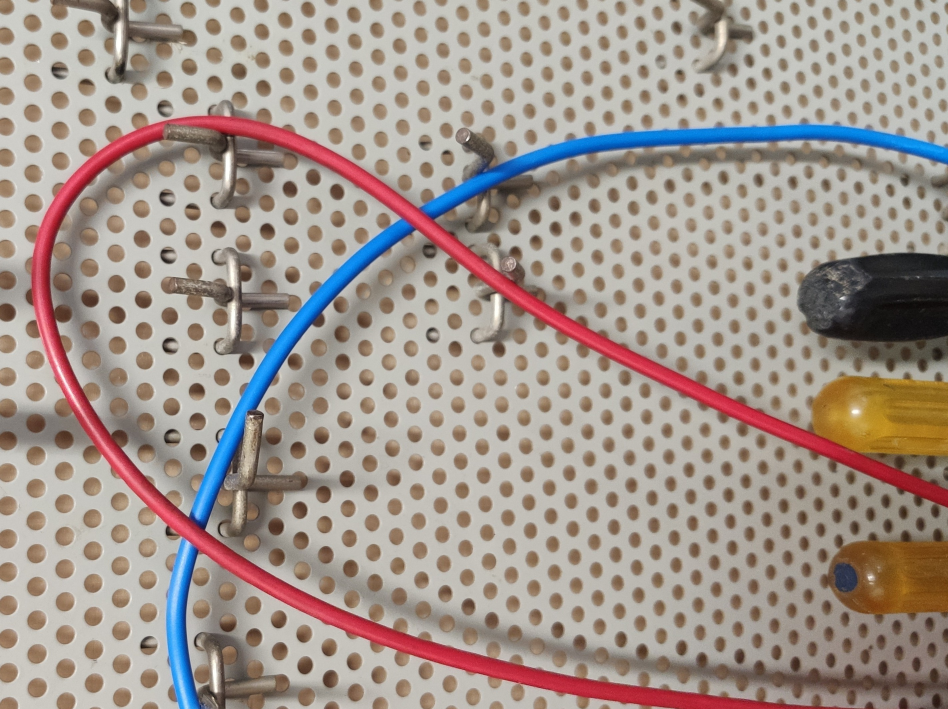
#> input picture test_images/bench_0.jpg, 2844 x 2127 px (shown at 1/3 size)
$ python run_ariadne.py --img_path test_images/bench_0.jpg
#> lines starting #> are read from the running program, lines starting #| are printed output that depends on the picture
### scripts/ariadne.py
import cv2
import torch
import numpy as np
import os
import arrow
from termcolor import cprint

# ariadne
import scripts.core as network
from scripts.utils.dataset import BasicDataset
from scripts.core.tripletnet import TripletNet
from scripts.core.crossnet import CrossNet
from scripts.core.core import Ariadne, AriadnePath
from scripts.core.curvature import CurvatureVonMisesPredictor
from scripts.utils.spline import Spline, SplineMask


class AriadnePlus():

    def __init__(self, main_folder, num_segments, type_model = "STANDARD"):

        cprint("Initializing Ariadne+ model...", "white")

        self.num_segments = num_segments

        self.device = "cuda" if torch.cuda.is_available() else "cpu"

        # Load Model - DEEPLAB
        if type_model == "STANDARD":
            checkpoint_deeplab = os.path.join(main_folder, 'checkpoints/model_deeplab.pth')
        elif type_model == "SYNTHETIC":
            checkpoint_deeplab = os.path.join(main_folder, 'checkpoints/model_deeplab_synt.pth')
        else:
            print("type model not known!")

        self.model = network.deeplabv3plus_resnet101(num_classes=1, output_stride=16)
        network.convert_to_separable_conv(self.model.classifier)
        checkpoint = torch.load(checkpoint_deeplab, map_location=torch.device('cpu'))
        self.model.load_state_dict(checkpoint['model_state_dict'])
        self.model.to(self.device)
        self.model.eval()

        # Load Model - TRIPLETNET
        checkpoint_path2 = os.path.join(main_folder, 'checkpoints/model_tripletnet_aug.ckpt')
        self.tripletnet = TripletNet()
        state_dict2 = torch.load(checkpoint_path2, map_location=torch.device('cpu') )['state_dict']
        self.tripletnet.load_state_dict(state_dict2)
        self.tripletnet.eval()
        self.tripletnet.to(self.device)

        # Load Model - CROSSNET
        checkpoint_path = os.path.join(main_folder, 'checkpoints/model_crossnet_aug.ckpt')
        self.crossnet = CrossNet()
        state_dict = torch.load(checkpoint_path, map_location=torch.device('cpu'))['state_dict']
        self.crossnet.load_state_dict(state_dict)
        self.crossnet.eval()
        self.crossnet.to(self.device)

        cprint("Done!", "green")


    # [81 lines left out: functions predictImg, runAriadne, not called in this run]


### run_ariadne.py
import cv2
import os

# ariadne
from scripts.ariadne import AriadnePlus

import argparse
parser = argparse.ArgumentParser()
parser.add_argument('--img_path', required=True, help='relative path of the input image')
parser.add_argument('--num_segments', default=20, help='number superpixels segments')
parser.add_argument('--show', action = "store_true", help='show result computation')
args = parser.parse_args()

num_segments = int(args.num_segments)
show_result = bool(args.show)

main_folder = os.getcwd()

##################################
# Loading Input Image
##################################
img_path = os.path.join(main_folder, args.img_path)
img = cv2.imread(img_path, cv2.IMREAD_COLOR)
#> img is the input picture: shape (2127, 2844, 3); mean B, G, R 140.6, 148.4, 161.6
img = cv2.resize(img, (640,480)) # resize necessary for the network model
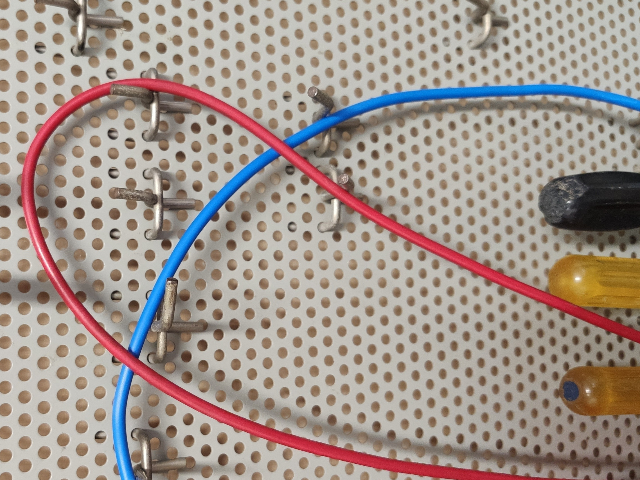
#> img: shape (480, 640, 3); mean B, G, R 140.5, 148.3, 161.5

##################################
# Initializing class
##################################
ariadne = AriadnePlus(main_folder, num_segments)
#> (the run stopped early here; a loop or call above may not have finished)

$ run again, on test_images/cabinet_2.jpg
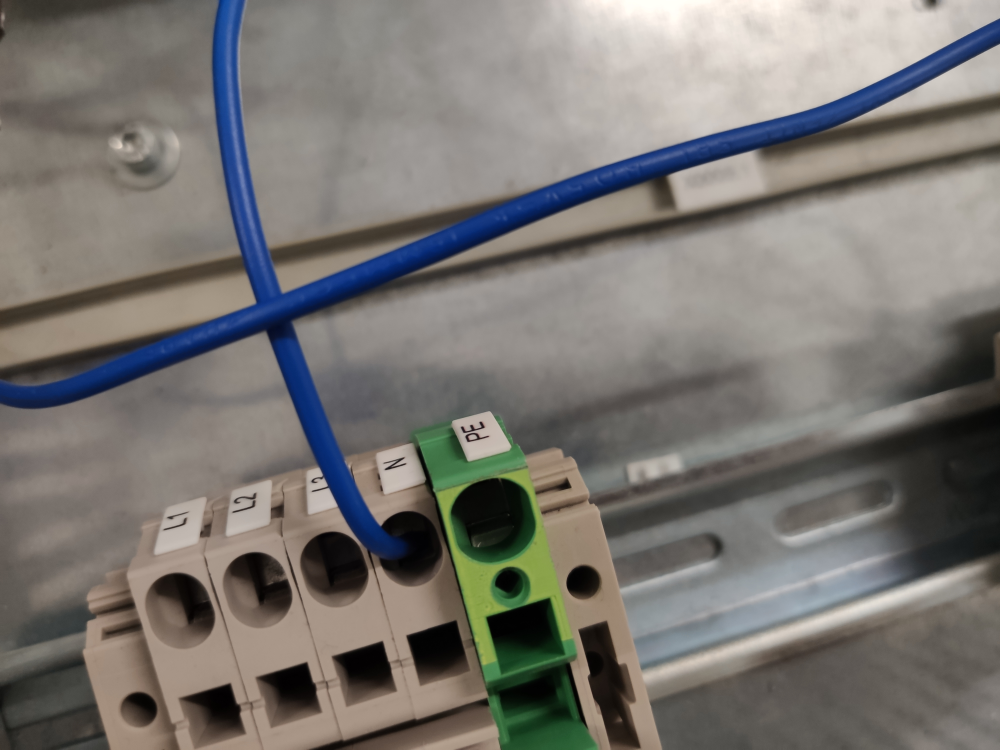
#> input picture test_images/cabinet_2.jpg, 4000 x 3000 px (shown at 1/4 size)
#> img is the input picture: shape (3000, 4000, 3); mean B, G, R 113.8, 117.9, 121
#> `img = cv2.resize(img, (640,480))`:
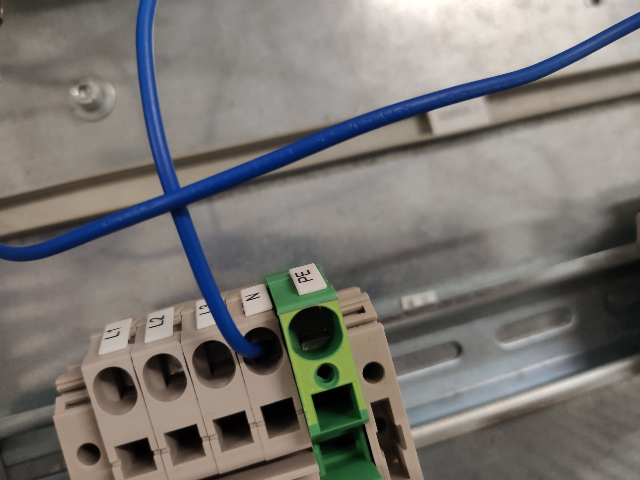
#> img: shape (480, 640, 3); mean B, G, R 113.7, 117.8, 120.9

$ run again, on test_images/cabinet_4.jpg
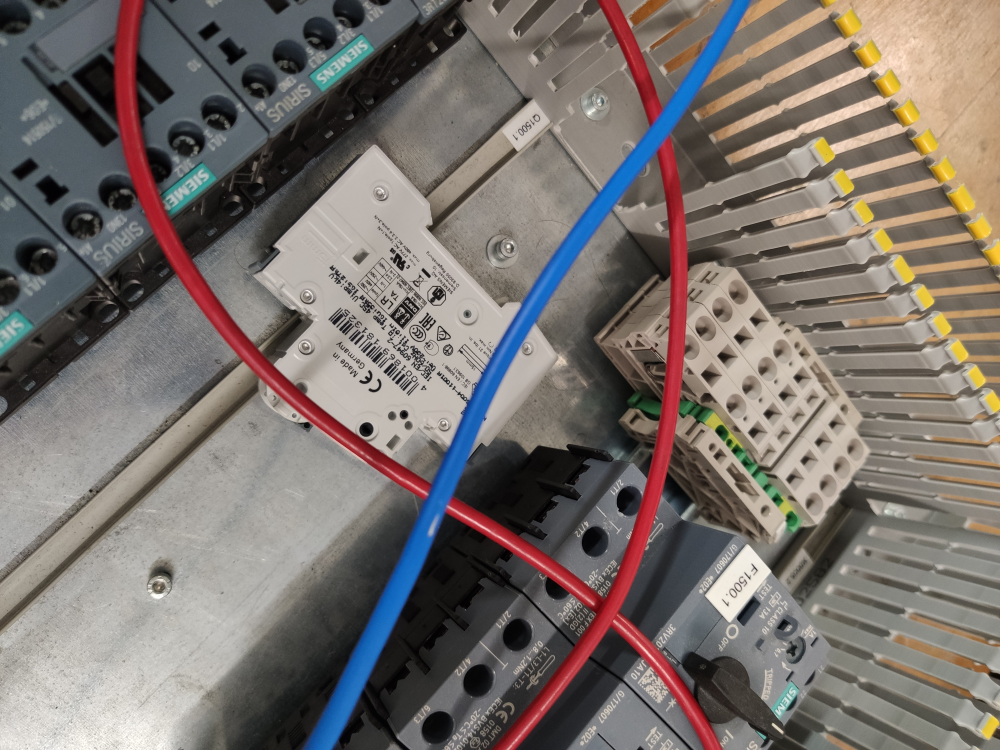
#> input picture test_images/cabinet_4.jpg, 4000 x 3000 px (shown at 1/4 size)
#> img is the input picture: shape (3000, 4000, 3); mean B, G, R 108.8, 113.4, 121.3
#> `img = cv2.resize(img, (640,480))`:
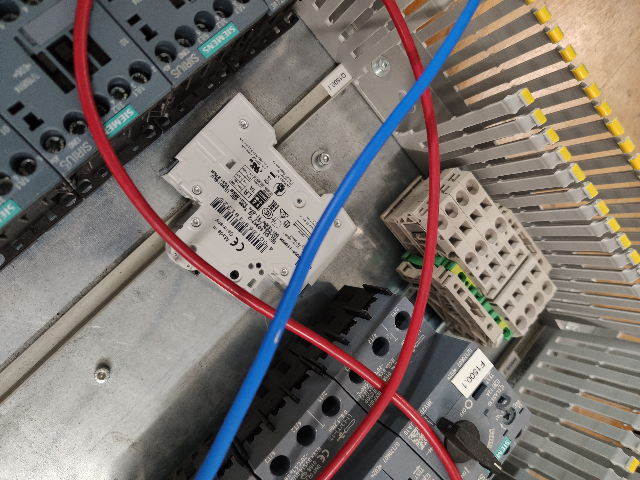
#> img: shape (480, 640, 3); mean B, G, R 108.7, 113.3, 121.2

$ run again, on test_images/simple_0.jpg
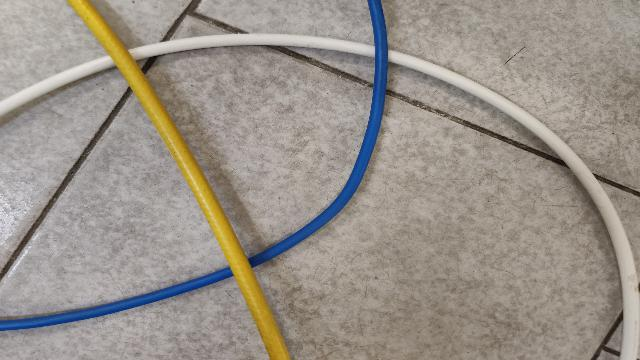
#> input picture test_images/simple_0.jpg, 640 x 360 px
#> img is the input picture: shape (360, 640, 3); mean B, G, R 137.9, 146.4, 153.7
#> `img = cv2.resize(img, (640,480))`:
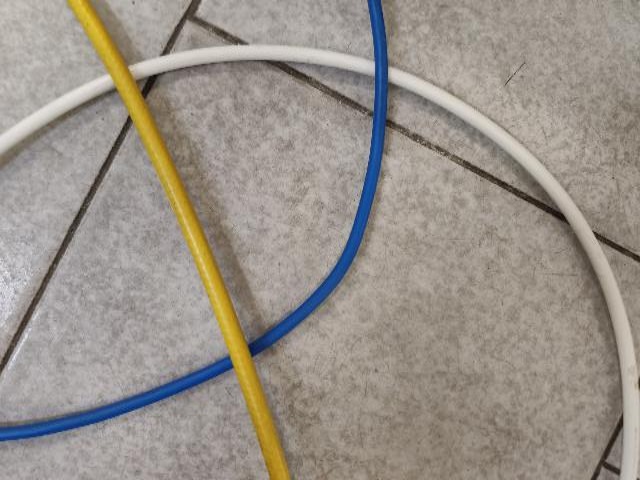
#> img: shape (480, 640, 3); mean B, G, R 137.9, 146.4, 153.7
